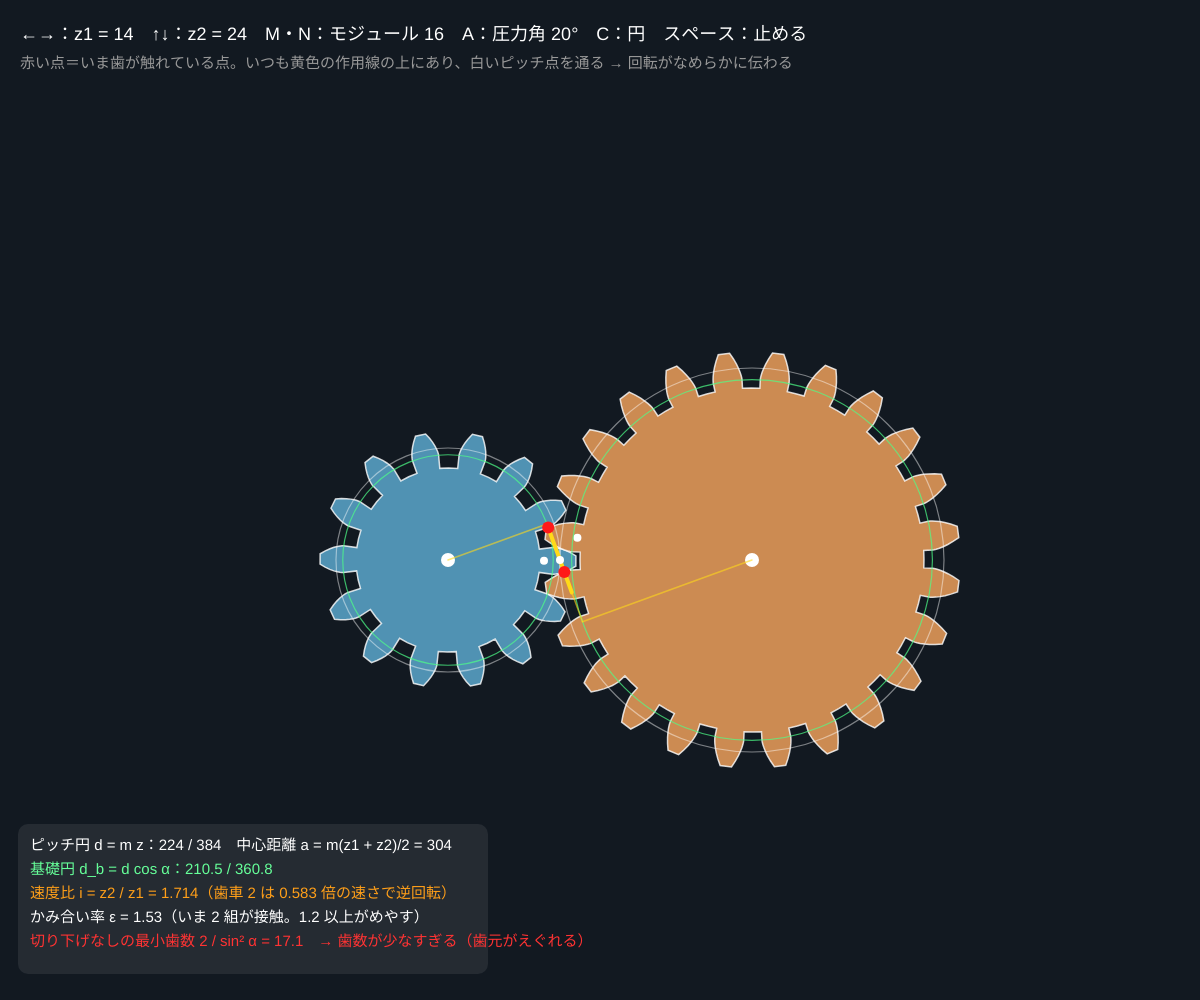
Frame 1 (no input)
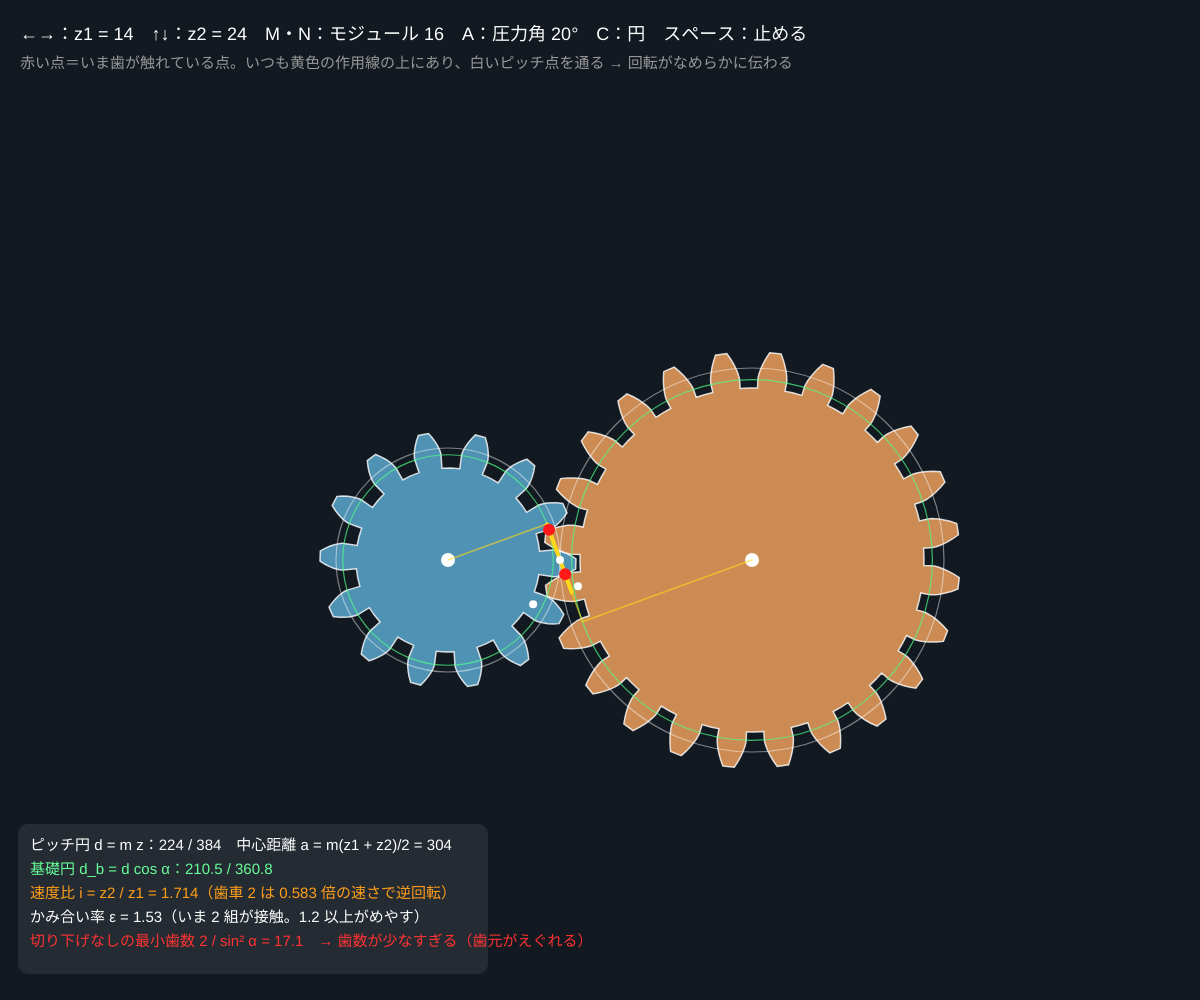
Frame 60 (no input)
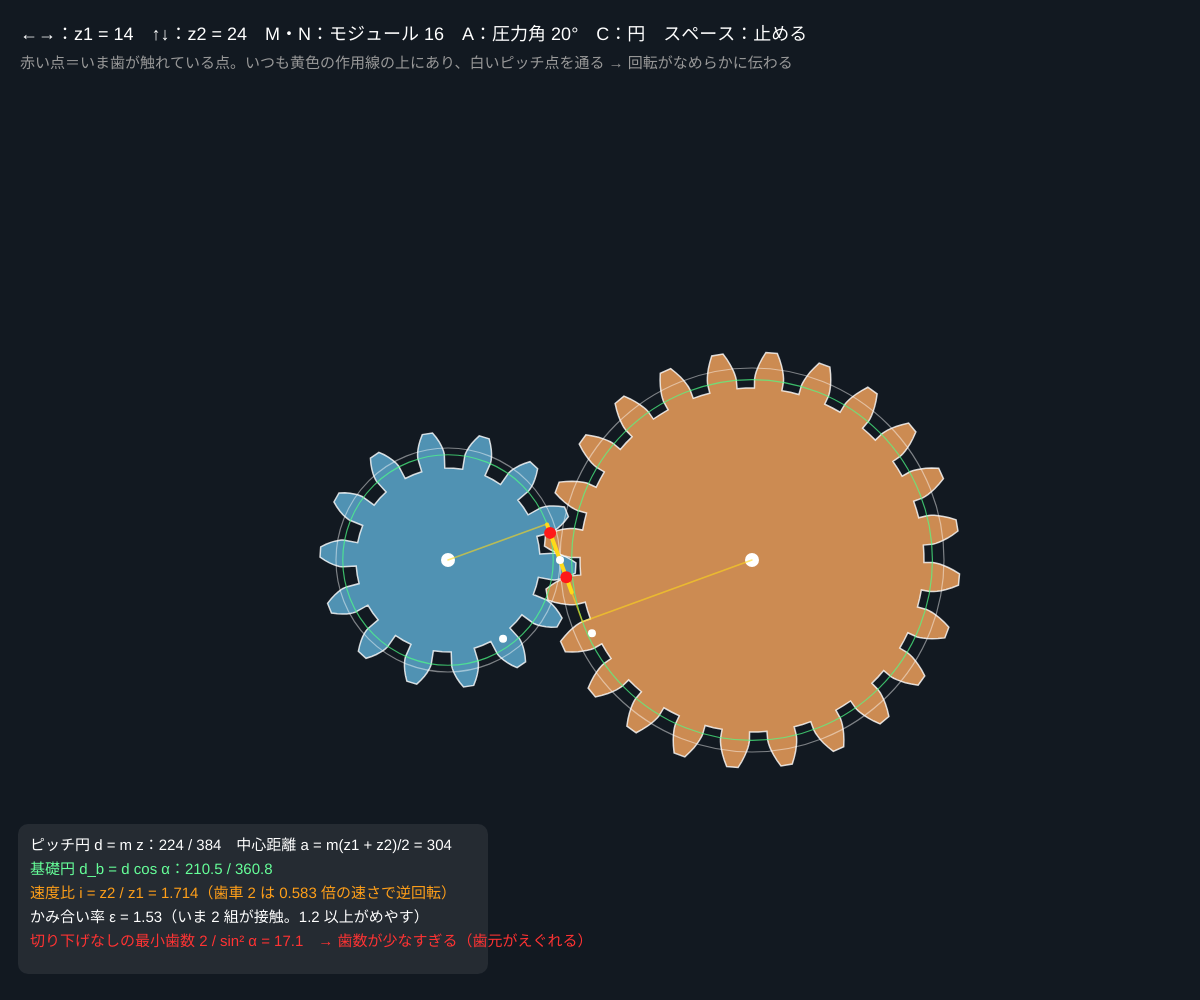
Frame 120 (the mouse pressed at the canvas centre since frame 60)

The p5.js sketch that drew these frames (run headless with seeded random() and noise() and a simulated clock; from frame 60 on, the mouse is pressed at the canvas centre):

// p5.js sketch
// ── sketch.js
// ============================================
// 03 インボリュート歯車
// 歯の形は「基礎円に巻いた糸をほどくときの糸の先の軌跡」（インボリュート曲線）
// かみ合う点はいつも 2 つの基礎円の共通接線（作用線）の上を動く → 速度比が一定になる
// ←→ = 歯数 z1 / ↑↓ = 歯数 z2 / M・N = モジュール / A = 圧力角（14.5°・20°・25°）/ C = 円の表示 / スペース = 止める
// ============================================

let z1 = 14, z2 = 24;         // ★ 歯数
let moduleMm = 16;            // ★ モジュール m（歯の大きさ。ピッチ円直径 = m × z）
let paList = [14.5, 20, 25], paId = 1;   // ★ 圧力角（度）
let rot1 = 0;                 // 歯車 1 の回転角
let turnSpeed = 0.008;        // ★ 回る速さ
let playing = true, showCircles = true;
let out1 = [], out2 = [];

function setup() {
  createCanvas(windowWidth, windowHeight);
  colorMode(HSB, 360, 100, 100, 100);
  rebuild();
}

function rebuild() {
  let pa = (paList[paId] * Math.PI) / 180;
  out1 = makeGearOutline(z1, moduleMm, pa);
  out2 = makeGearOutline(z2, moduleMm, pa);
}

function draw() {
  background(212, 45, 13);
  if (playing) rot1 += turnSpeed;
  let pa = (paList[paId] * Math.PI) / 180, m = moduleMm;
  let r1 = (m * z1) / 2, r2 = (m * z2) / 2;                    // ピッチ円
  let rb1 = r1 * Math.cos(pa), rb2 = r2 * Math.cos(pa);        // 基礎円
  let ra1 = r1 + m, ra2 = r2 + m;                              // 歯先円
  // 画面に収まるように全体を縮める
  let fit = Math.min(1, (width - 80) / (2 * (r1 + r2) + 4 * m), (height - 200) / (2 * Math.max(r1, r2) + 3 * m));
  // ★ かみ合いの条件：歯車 1 の歯が歯車 2 の谷に入る。回転角は歯数の逆比で逆向き
  let rot2 = Math.PI + Math.PI / z2 - (rot1 * z1) / z2;

  push();
  translate(width / 2 - ((r2 - r1) * fit) / 2, height * 0.56);
  scale(fit);
  let c1 = -r1, c2 = r2;                                       // ピッチ点を原点に、中心は左右
  stroke(0, 0, 100, 80); strokeWeight(1.5 / fit);
  fill(200, 55, 70); drawOutline(out1, c1, 0, rot1);
  fill(28, 60, 80); drawOutline(out2, c2, 0, rot2);
  noStroke(); fill(0, 0, 100);
  circle(c1, 0, 14 / fit); circle(c2, 0, 14 / fit);
  // 目印の歯
  fill(0, 0, 100);
  circle(c1 + (r1 - m) * Math.cos(rot1), (r1 - m) * Math.sin(rot1), 8 / fit);
  circle(c2 + (r2 - m) * Math.cos(rot2), (r2 - m) * Math.sin(rot2), 8 / fit);

  if (showCircles) {
    noFill(); strokeWeight(1.2 / fit);
    stroke(0, 0, 100, 45); circle(c1, 0, 2 * r1); circle(c2, 0, 2 * r2);        // ピッチ円
    stroke(140, 70, 100, 70); circle(c1, 0, 2 * rb1); circle(c2, 0, 2 * rb2);   // 基礎円
  }
  // ---- 作用線：基礎円の共通接線。ピッチ点を通り、共通接線（縦線）から圧力角 α だけ傾く
  let ux = Math.sin(pa), uy = Math.cos(pa);
  let t1x = c1 + rb1 * Math.cos(pa), t1y = -rb1 * Math.sin(pa);   // 歯車 1 側の接点
  let t2x = c2 - rb2 * Math.cos(pa), t2y = rb2 * Math.sin(pa);    // 歯車 2 側の接点
  stroke(50, 90, 100, 60); strokeWeight(1.5 / fit);
  line(t1x, t1y, t2x, t2y);
  line(c1, 0, t1x, t1y); line(c2, 0, t2x, t2y);
  // 実際にかみ合う区間：相手の歯先円が作用線を切るところまで
  let sEnd = -r1 * Math.sin(pa) + Math.sqrt(Math.max(r1 * r1 * Math.sin(pa) * Math.sin(pa) + ra1 * ra1 - r1 * r1, 0));
  let sStart = -(-r2 * Math.sin(pa) + Math.sqrt(Math.max(r2 * r2 * Math.sin(pa) * Math.sin(pa) + ra2 * ra2 - r2 * r2, 0)));
  sEnd = Math.min(sEnd, r2 * Math.sin(pa)); sStart = Math.max(sStart, -r1 * Math.sin(pa));   // 接点より先ではかみ合えない
  stroke(50, 90, 100); strokeWeight(4 / fit);
  line(sStart * ux, sStart * uy, sEnd * ux, sEnd * uy);
  // かみ合い点：作用線の上を、法線ピッチ pb = πm cos α ごとに並んで進む
  let pb = Math.PI * m * Math.cos(pa);
  let s0 = rb1 * (rot1 + Math.PI / (2 * z1));
  s0 = ((s0 % pb) + pb) % pb;
  noStroke(); fill(0, 90, 100);
  let contacts = 0;
  for (let k = -4; k <= 4; k++) {
    let s = s0 + k * pb;
    if (s >= sStart && s <= sEnd) { circle(s * ux, s * uy, 12 / fit); contacts++; }
  }
  fill(0, 0, 100); circle(0, 0, 8 / fit);   // ピッチ点
  pop();

  // ---- 数値
  let eps = (sEnd - sStart) / pb;                         // かみ合い率
  let zMin = 2 / (Math.sin(pa) * Math.sin(pa));           // 切り下げが起きない最小歯数
  noStroke(); fill(0, 0, 100); textSize(18);
  text('←→：z1 = ' + z1 + '　↑↓：z2 = ' + z2 + '　M・N：モジュール ' + m + '　A：圧力角 ' + paList[paId] + '°　C：円　スペース：' + (playing ? '止める' : '動かす'), 20, 40);
  fill(0, 0, 60); textSize(15);
  text('赤い点＝いま歯が触れている点。いつも黄色の作用線の上にあり、白いピッチ点を通る → 回転がなめらかに伝わる', 20, 68);
  let ix = 30, iy = height - 150;
  fill(0, 0, 100, 8); rect(ix - 12, iy - 26, 470, 150, 10);
  fill(0, 0, 100); textSize(15);
  text('ピッチ円 d = m z：' + m * z1 + ' / ' + m * z2 + '　中心距離 a = m(z1 + z2)/2 = ' + (m * (z1 + z2)) / 2, ix, iy);
  fill(140, 60, 100); text('基礎円 d_b = d cos α：' + nf(2 * rb1, 1, 1) + ' / ' + nf(2 * rb2, 1, 1), ix, iy + 24);
  fill(35, 90, 100); text('速度比 i = z2 / z1 = ' + nf(z2 / z1, 1, 3) + '（歯車 2 は ' + nf(z1 / z2, 1, 3) + ' 倍の速さで逆回転）', ix, iy + 48);
  fill(eps < 1.2 ? 0 : 0, eps < 1.2 ? 80 : 0, 100);
  text('かみ合い率 ε = ' + nf(eps, 1, 2) + '（いま ' + contacts + ' 組が接触。1.2 以上がめやす）', ix, iy + 72);
  let under = Math.min(z1, z2) < zMin;
  fill(under ? 0 : 0, under ? 80 : 0, under ? 100 : 60);
  text('切り下げなしの最小歯数 2 / sin² α = ' + nf(zMin, 1, 1) + (under ? '　→ 歯数が少なすぎる（歯元がえぐれる）' : ''), ix, iy + 96);
}

function keyPressed() {
  if (key === LEFT_ARROW) z1 = constrain(z1 - 1, 6, 40);
  if (key === RIGHT_ARROW) z1 = constrain(z1 + 1, 6, 40);
  if (key === DOWN_ARROW) z2 = constrain(z2 - 1, 6, 40);
  if (key === UP_ARROW) z2 = constrain(z2 + 1, 6, 40);
  if (key === 'm' || key === 'M') moduleMm = constrain(moduleMm + 2, 6, 30);
  if (key === 'n' || key === 'N') moduleMm = constrain(moduleMm - 2, 6, 30);
  if (key === 'a' || key === 'A') paId = (paId + 1) % paList.length;
  if (key === 'c' || key === 'C') showCircles = !showCircles;
  if (key === ' ') playing = !playing;
  rebuild();
}

// ---------- やってみよう ----------
// 1. スペースで止めて赤い点を数えよう。1 組 → 2 組 → 1 組 と入れ替わる。かみ合い率 ε はその平均
// 2. A で圧力角を変える。25° は歯元が太く強いが ε は小さい。14.5° は？
// 3. z1 を 6 まで減らすと歯元が細くなる（切り下げ）。17 枚（α = 20°）が境目と言われる理由を式で確かめよう
// 4. モジュールを変えても速度比は変わらない。変わるのは何？（大きさと強さ）
// 5. 道具の makeGearOutline の ha を 0.8 にすると「低歯」になる。ε はどう変わる？（sEnd の式の ra も直す）

// ==================================================
// ここから下は「歯車の道具」です（インボリュート歯形の輪郭を作る）
// ==================================================

// 歯数 z、モジュール m、圧力角 pa（ラジアン）の歯車の輪郭を [x, y] の配列で返す
//   歯 1 枚の中心が角度 0（+x 方向）を向く。ha・hf は歯先・歯元の高さ（モジュールの何倍か）
//   インボリュート：基礎円 rb に巻いた糸をほどくときの糸の先。ほどいた角 t の点は
//   半径 rb√(1 + t²)、角度 inv = t − atan t
function makeGearOutline(z, m, pa, ha, hf) {
  if (ha === undefined) ha = 1;
  if (hf === undefined) hf = 1.25;
  let r = (m * z) / 2, rb = r * Math.cos(pa);
  let ra = r + ha * m, rf = Math.max(r - hf * m, m);
  let half = Math.PI / (2 * z) + Math.tan(pa) - pa;      // 基礎円の上での歯の半角
  let t0 = rf > rb ? Math.sqrt((rf / rb) * (rf / rb) - 1) : 0;
  let t1 = Math.sqrt(Math.max((ra / rb) * (ra / rb) - 1, t0 * t0));
  let flank = [];                                        // [半径, 歯の中心からの角度]
  if (rf < rb) flank.push([rf, half]);                   // 基礎円より内側はまっすぐ
  for (let i = 0; i <= 8; i++) {
    let t = t0 + ((t1 - t0) * i) / 8;
    flank.push([rb * Math.sqrt(1 + t * t), Math.max(half - (t - Math.atan(t)), 0)]);
  }
  let pts = [];
  for (let k = 0; k < z; k++) {
    let c = (k * 2 * Math.PI) / z;
    pts.push([rf * Math.cos(c - Math.PI / z), rf * Math.sin(c - Math.PI / z)]);   // 歯底の真ん中
    for (let i = 0; i < flank.length; i++) pts.push([flank[i][0] * Math.cos(c - flank[i][1]), flank[i][0] * Math.sin(c - flank[i][1])]);
    for (let i = flank.length - 1; i >= 0; i--) pts.push([flank[i][0] * Math.cos(c + flank[i][1]), flank[i][0] * Math.sin(c + flank[i][1])]);
  }
  return pts;
}

// 輪郭を (x, y) に角度 rot で描く
function drawOutline(pts, x, y, rot) {
  push();
  translate(x, y);
  rotate(rot);
  beginShape();
  for (let p of pts) vertex(p[0], p[1]);
  endShape(CLOSE);
  pop();
}
